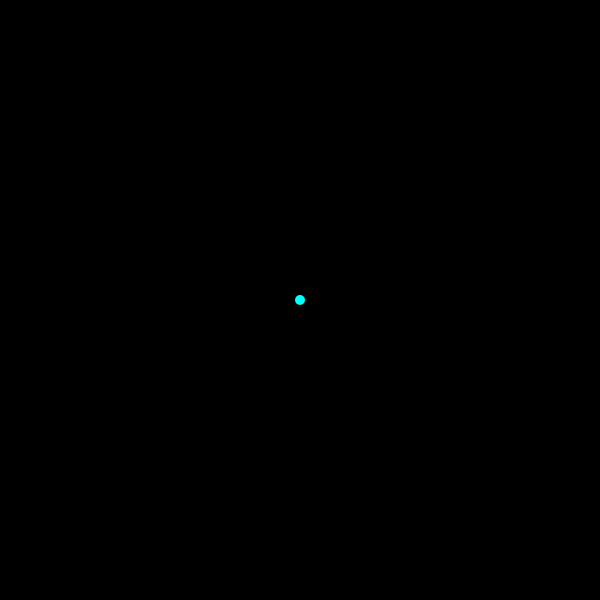
Frame 1 (no input)
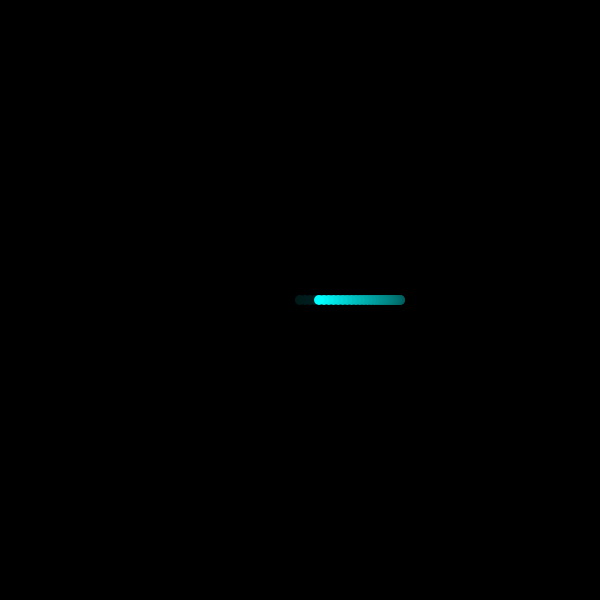
Frame 60 (no input)
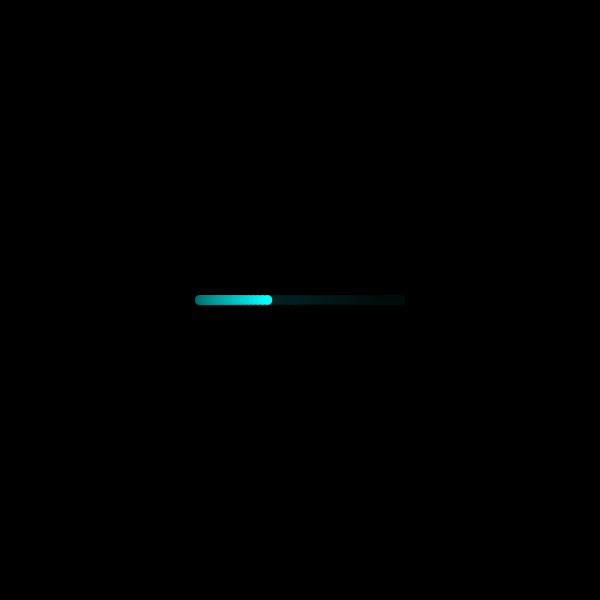
Frame 120 (the mouse pressed at the canvas centre since frame 60)

The p5.js sketch that drew these frames (run headless with seeded random() and noise() and a simulated clock; from frame 60 on, the mouse is pressed at the canvas centre):

// p5.js sketch
// ── sketch.js
// PGTE Data Visualization - Spring 2017
// -------------------------------------

var r = 100;
var theta = 0;

function setup() {
  createCanvas(600,600);
  background(0);
  smooth();
}

function draw() {
  fill(0,10);
  rect(0,0,width,height);

  var x = r * sin(theta * 0.05);
  //  we dont need a new Y variable because we're not changing its position

  fill(0,255,255);
  noStroke();
  ellipse(x+width/2, height/2, 10, 10);

  theta += 1;
}
